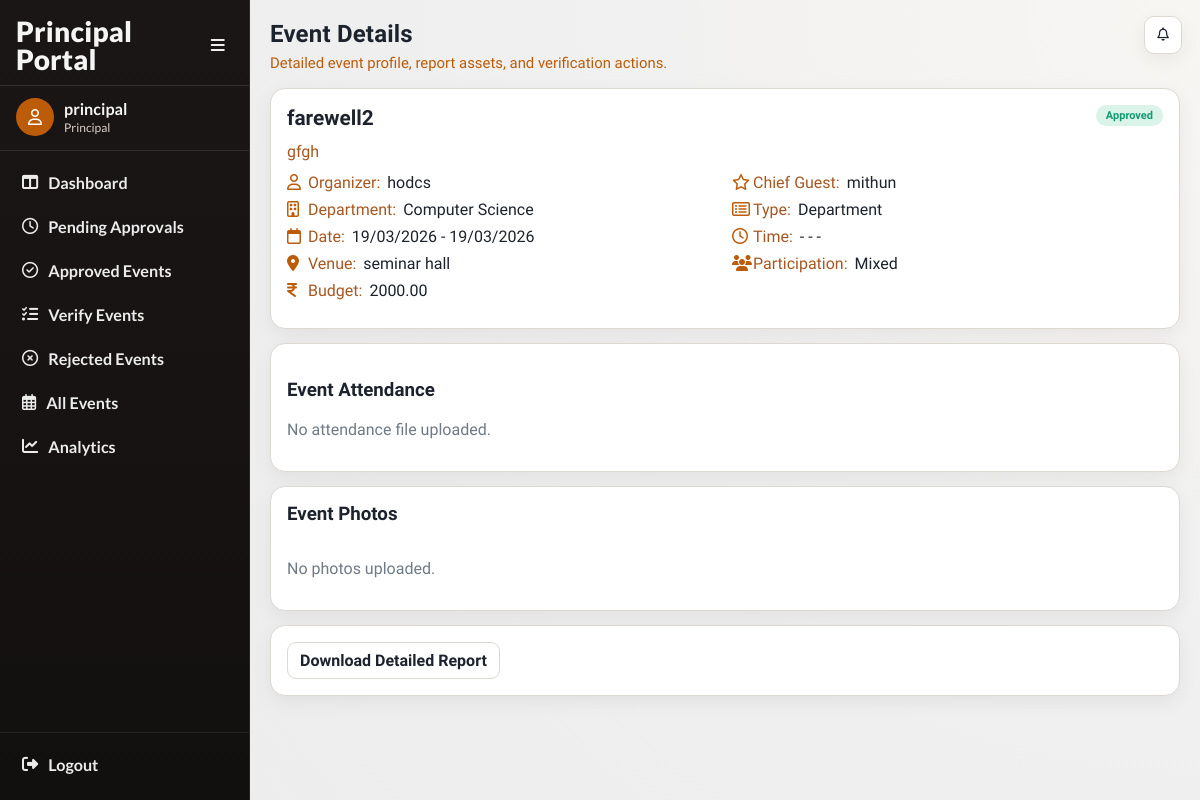
Page /events/events/13/ (signed in) on the earlier database version.
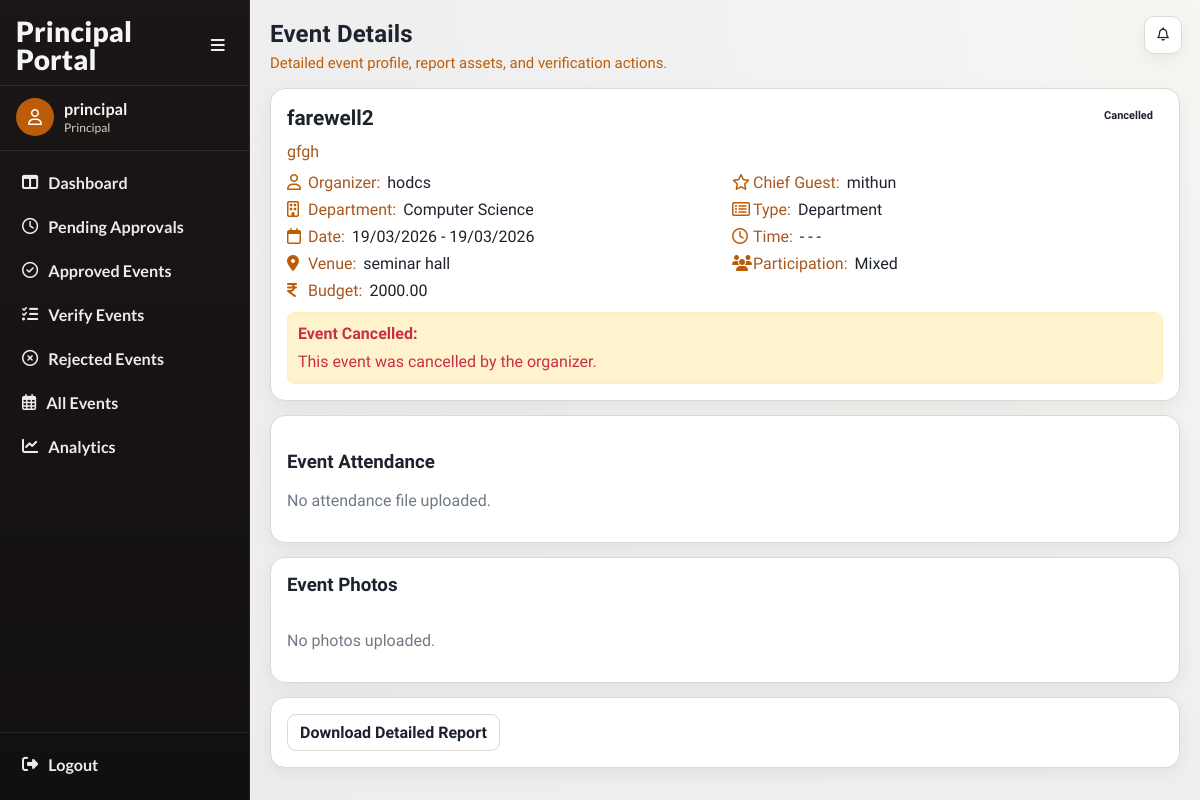
Same page on the later database version.
### accounts/models.py (models this page shows, shortened)
class User(AbstractUser):
    ROLE_CHOICES = (
        ('faculty', 'Faculty'),
        ('principal', 'Principal'),
        ('admin', 'Admin'),
    )
    SUB_ROLE_CHOICES = (
        ('hod', 'HOD'),
        ('nss', 'NSS In-Charge'),
        ('ncc', 'NCC In-Charge'),
        ('union', 'Union In-Charge'),
        ('other', 'Other In-Charge'),
    )
    role = models.CharField(max_length=20, choices=ROLE_CHOICES)
    sub_role = models.CharField(
        max_length=20,
        choices=SUB_ROLE_CHOICES,
        blank=True,
        null=True
    )
    department = models.ForeignKey(
    'events.Department',
    on_delete=models.SET_NULL,
    null=True,
    blank=True
    )

### events/models.py (models this page shows, shortened)
class Event(models.Model):
    CATEGORY_CHOICES = (
        ('department', 'Department'),
        ('nss', 'NSS'),
        ('ncc', 'NCC'),
        ('union', 'Union'),
        ('other', 'Other'),
    )
    PARTICIPATION_CHOICES = (
        ('boys', 'Boys'),
        ('girls', 'Girls'),
        ('mixed', 'Mixed'),
    )
    STATUS_CHOICES = (
        ('pending', 'Pending Approval'),
        ('approved', 'Approved'),
        ('rejected', 'Rejected'),
        ('completed', 'Completed'),
        ('verified', 'Verified'),
        ('cancelled', 'Cancelled'),
    )
    title = models.CharField(max_length=200)
    category = models.CharField(max_length=20, choices=CATEGORY_CHOICES)
    created_by = models.ForeignKey(
        settings.AUTH_USER_MODEL,
        on_delete=models.CASCADE
    )
    department = models.ForeignKey(
    Department,
    on_delete=models.SET_NULL,
    null=True,
    blank=True
    )
    participation_type = models.CharField(
        max_length=20,
        choices=PARTICIPATION_CHOICES
    )
    chief_guest = models.CharField(max_length=200, blank=True, null=True)
    budget = models.DecimalField(max_digits=10, decimal_places=2)
    venue = models.ForeignKey(
    Venue,
    on_delete=models.PROTECT
    )
    start_date = models.DateField()
    end_date = models.DateField()
    start_time = models.TimeField(null=True, blank=True)
    end_time = models.TimeField(null=True, blank=True)
    description = models.TextField()
    tags = models.ManyToManyField(Tag, blank=True)
    status = models.CharField(
        max_length=20,
        choices=STATUS_CHOICES,
        default='pending'
    )
    principal_remark = models.TextField(blank=True, null=True)
    created_at = models.DateTimeField(auto_now_add=True)
    report_text = models.TextField(blank=True, null=True)
    attendance_file = models.FileField(
        upload_to='attendance/',
        blank=True,
        null=True
    )
    completed_at = models.DateTimeField(blank=True, null=True)

class Department(models.Model):
    name = models.CharField(max_length=100, unique=True)
    def __str__(self):
        return self.name

class Venue(models.Model):
    name = models.CharField(max_length=100, unique=True)
    def __str__(self):
        return self.name

### events/views.py (the view)
@login_required(login_url='/login/')
def event_detail(request, event_id):
    event = get_object_or_404(Event, id=event_id)
    return render(request,
                  'events/event_detail.html',
                  {'event': event})

### events/templates/events/event_detail.html (shortened to what this page needs)
{% extends "base.html" %}
{% load event_extras %}
{% block page_title %}Event Details{% endblock %}
{% block page_subtitle %}Detailed event profile, report assets, and verification actions.{% endblock %}
{% block extra_css %}
<link href="https://cdn.jsdelivr.net/npm/glightbox/dist/css/glightbox.min.css" rel="stylesheet">
{% endblock %}
{% block content %}
<section class="event-card" style="margin-bottom:14px;">
    <div class="event-head">
        <h2 class="event-title" style="font-size:1.3rem;">{{ event.title }}</h2>
        <span class="chip {{ event.status }}">{{ event.status|title }}</span>
    </div>
    <p class="event-desc" style="margin-bottom: 10px;">{{ event.description }}</p>
    <div class="meta-grid">
        <div class="meta-row"><i class="fa-regular fa-user"></i><span class="meta-label">Organizer:</span><span class="meta-value">{{ event.created_by.get_full_name|default:event.created_by.username }}</span></div>
        <div class="meta-row"><i class="fa-regular fa-star"></i><span class="meta-label">Chief Guest:</span><span class="meta-value">{{ event.chief_guest|default:"-" }}</span></div>
        <div class="meta-row"><i class="fa-regular fa-building"></i><span class="meta-label">Department:</span><span class="meta-value">{{ event.department|default:"General" }}</span></div>
        <div class="meta-row"><i class="fa-regular fa-rectangle-list"></i><span class="meta-label">Type:</span><span class="meta-value">{{ event.category|title }}</span></div>
        <div class="meta-row"><i class="fa-regular fa-calendar"></i><span class="meta-label">Date:</span><span class="meta-value">{{ event.start_date|date:"d/m/Y" }} - {{ event.end_date|date:"d/m/Y" }}</span></div>
        <div class="meta-row"><i class="fa-regular fa-clock"></i><span class="meta-label">Time:</span><span class="meta-value">{{ event.start_time|time:"h:i A"|default:"-" }} - {{ event.end_time|time:"h:i A"|default:"-" }}</span></div>
        <div class="meta-row"><i class="fa-solid fa-location-dot"></i><span class="meta-label">Venue:</span><span class="meta-value">{{ event.venue }}</span></div>
        <div class="meta-row"><i class="fa-solid fa-users"></i><span class="meta-label">Participation:</span><span class="meta-value">{{ event.participation_type|title }}</span></div>
        <div class="meta-row"><i class="fa-solid fa-indian-rupee-sign"></i><span class="meta-label">Budget:</span><span class="meta-value">{{ event.budget }}</span></div>
    </div>
    {% if event.status == "cancelled" %}
    <div class="reason-box" style="margin-top:10px; padding:10px; border:1px solid #ffeeba; background:#fff3cd; border-radius:8px;">
        <strong>Event Cancelled:</strong>
        <p style="margin:5px 0 0;">
            This event was cancelled by the organizer.
        </p>
    </div>
    {% endif %}
</section>
<section class="panel" style="margin-bottom:14px;">
    <h3>Event Attendance</h3>
    {% if event.attendance_file %}
        <a class="btn secondary" href="{{ event.attendance_file.url }}">Open Attendance File</a>
    {% else %}
        <p class="muted">No attendance file uploaded.</p>
    {% endif %}
</section>
<section class="panel" style="margin-bottom:14px;">
    <h3 style="margin-top:0;">Event Photos</h3>
    <div style="display:grid;grid-template-columns:repeat(auto-fit,minmax(180px,1fr));gap:12px;">
        {% for photo in event.photos.all %}
            <a class="glightbox" href="{{ photo.image.url }}" data-gallery="event-gallery" data-title="{{ event.title }}">
                <img src="{{ photo.image.url }}" alt="{{ event.title }} photo" style="width:100%;height:160px;object-fit:cover;border-radius:12px;border:1px solid var(--line);">
            </a>
        {% empty %}
            <p class="muted">No photos uploaded.</p>
        {% endfor %}
    </div>
</section>
<section class="panel" style="display:flex;gap:8px;flex-wrap:wrap;align-items:center;">
    <a class="btn secondary" href="{% url 'download_detailed_report' event.id %}">Download Detailed Report</a>
</section>
{% endblock %}

### accounts/templates/base.html (shortened to what this page needs)
<!DOCTYPE html>
<html lang="en">
<head>
    <link rel="stylesheet" href="https://cdnjs.cloudflare.com/ajax/libs/font-awesome/6.5.2/css/all.min.css">
    {% block extra_css %}{% endblock %}
</head>
<body class="{% if request.user.is_authenticated %}has-sidebar{% endif %}">
    <div class="app">
        {% if request.user.is_authenticated %}
            <aside class="sidebar">
                <div class="sidebar-head">
                    <div class="brand">
                        {% if request.user.role == "principal" %}
                            Principal Portal
                        {% elif request.user.role == "faculty" %}
                            Faculty Portal
                        {% else %}
                            Event Portal
                        {% endif %}
                    </div>
                    <button class="collapse-toggle" id="sidebarCollapseToggle" type="button">
                        <i class="fa-solid fa-bars"></i>
                    </button>
                </div>
                <div class="sidebar-user">
                    <div class="avatar"><i class="fa-regular fa-user"></i></div>
                    <div class="user-meta">
                        <div class="user-name">{{ request.user.get_full_name|default:request.user.username }}</div>
                        <div class="user-role">{{ request.user.get_role_display|default:"User" }}</div>
                    </div>
                </div>
                <ul class="nav-list">
                    {% if request.user.role == "principal" %}
                        <li><a class="nav-link " href="{% url 'principal_dashboard' %}" title="Dashboard"><i class="fa-solid fa-table-columns"></i><span class="nav-text">Dashboard</span></a></li>
                        <li><a class="nav-link " href="{% url 'principal_pending_events' %}" title="Pending Approvals"><i class="fa-regular fa-clock"></i><span class="nav-text">Pending Approvals</span></a></li>
                        <li><a class="nav-link " href="{% url 'principal_approved_events' %}" title="Approved Events"><i class="fa-regular fa-circle-check"></i><span class="nav-text">Approved Events</span></a></li>
                        <li><a class="nav-link " href="{% url 'principal_verify_list' %}" title="Verify Events"><i class="fa-solid fa-list-check"></i><span class="nav-text">Verify Events</span></a></li>
                        <li><a class="nav-link " href="{% url 'principal_rejected_events' %}" title="Rejected Events"><i class="fa-regular fa-circle-xmark"></i><span class="nav-text">Rejected Events</span></a></li>
                        <li><a class="nav-link " href="{% url 'view_all_events' %}" title="All Events"><i class="fa-regular fa-calendar-days"></i><span class="nav-text">All Events</span></a></li>
                        <li><a class="nav-link " href="{% url 'analytics_dashboard' %}" title="Analytics"><i class="fa-solid fa-chart-line"></i><span class="nav-text">Analytics</span></a></li>
                    {% endif %}
                </ul>
                <div class="sidebar-foot">
                    <a class="nav-link" href="{% url 'logout' %}" title="Logout">
                        <i class="fa-solid fa-right-from-bracket"></i>
                        <span class="nav-text">Logout</span>
                    </a>
                </div>
            </aside>
            <div class="notif-fab" id="notifFab">
                <div style="position:relative;">
                    <button class="nav-icon-btn" id="notifToggle" type="button" aria-label="Notifications">
                        <i class="fa-regular fa-bell"></i>
                    </button>
                </div>
            </div>
        {% endif %}
        <main class="main">
            <header class="page-head">
                <h1 class="page-title">{% block page_title %}College Event System{% endblock %}</h1>
                <p class="page-subtitle">{% block page_subtitle %}{% endblock %}</p>
            </header>
            {% block content %}{% endblock %}
        </main>
    </div>
</body>
</html>

### accounts/templates/base.html (style rules this page uses)
:root { --bg: #f3f3f3; --sidebar-1: #1a1615; --sidebar-2: #12100f; --surface: #ffffff; --surface-muted: #f7f4f1; --line: #ded8d2; --text: #1d232d; --text-soft: #6f7a85; --accent: #bd5c08; --accent-soft: #f9e8da; --success: #0f9b72; --danger: #d13f4b; --radius: 15px; --shadow: 0 6px 20px rgba(13, 13, 13, 0.06); }
* { box-sizing: border-box; }
body { margin: 0; font-family: "Plus Jakarta Sans", sans-serif; background: radial-gradient(circle at top right, #f8f6f3 0, #f0f0f0 45%, #ececec 100%); color: var(--text); }
a { color: inherit; text-decoration: none; }
.app { min-height: 100vh; }
.sidebar { position: fixed; top: 0; left: 0; z-index: 40; width: 250px; height: 100vh; background: linear-gradient(180deg, var(--sidebar-1) 0%, var(--sidebar-2) 100%); color: #f5f5f5; display: flex; flex-direction: column; border-right: 1px solid rgba(255, 255, 255, 0.08); transition: transform .25s ease, width .25s ease; font-family: "Lato", sans-serif; }
.sidebar-head { display: flex; align-items: center; justify-content: space-between; padding: 17px 16px 12px; border-bottom: 1px solid rgba(255, 255, 255, 0.1); }
.brand { font-size: 28px; font-weight: 800; line-height: 1; letter-spacing: .2px; transition: opacity .2s ease; }
.collapse-toggle { border: none; background: transparent; color: #efefef; width: 32px; height: 32px; border-radius: 8px; cursor: pointer; display: grid; place-items: center; font-size: 16px; }
.sidebar-user { display: flex; align-items: center; gap: 10px; padding: 12px 16px 14px; border-bottom: 1px solid rgba(255, 255, 255, 0.1); }
.avatar { width: 38px; height: 38px; border-radius: 50%; background: var(--accent); color: #fff; display: grid; place-items: center; font-size: 16px; }
.user-name { font-weight: 700; font-size: 1.01rem; line-height: 1.2; }
.user-role { font-size: 12px; color: #dbd0c8; margin-top: 2px; }
.nav-list { list-style: none; padding: 12px 10px; margin: 0; display: grid; gap: 5px; }
.nav-link { display: flex; align-items: center; gap: 10px; padding: 10px 12px; border-radius: 11px; color: #ececec; font-weight: 700; font-size: 1.01rem; transition: all .2s ease; }
.sidebar-foot { margin-top: auto; padding: 12px 10px 16px; border-top: 1px solid rgba(255, 255, 255, 0.08); }
.main { margin-left: 0; min-height: 100vh; padding: 20px; transition: margin-left .25s ease; }
body.has-sidebar .main { margin-left: 250px; }
.notif-fab { position: fixed; top: 16px; right: 18px; z-index: 50; display: none; }
.nav-icon-btn { position: relative; display: inline-grid; place-items: center; width: 38px; height: 38px; border-radius: 10px; border: 1px solid var(--line); background: #fff; color: var(--text); cursor: pointer; box-shadow: var(--shadow); }
.page-head { margin-bottom: 16px; }
.page-title { margin: 0; font-size: clamp(1.35rem, 2vw, 1.95rem); font-weight: 800; letter-spacing: 0.2px; }
.page-subtitle { margin: 6px 0 0; color: var(--accent); font-size: .93rem; }
.panel { background: var(--surface); border: 1px solid var(--line); border-radius: var(--radius); box-shadow: var(--shadow); padding: 16px; }
.chip { border-radius: 999px; padding: 4px 10px; font-size: 11px; font-weight: 700; display: inline-flex; align-items: center; justify-content: center; }
.btn { border: none; border-radius: 9px; background: var(--accent); color: #fff; padding: 8px 12px; font-weight: 700; cursor: pointer; }
.btn.secondary { border: 1px solid var(--line); background: var(--surface); color: var(--text); }
.muted { color: var(--text-soft); }
.event-card { border: 1px solid var(--line); border-radius: var(--radius); background: var(--surface); padding: 16px; box-shadow: var(--shadow); }
.event-head { display: flex; align-items: flex-start; justify-content: space-between; gap: 10px; margin-bottom: 8px; }
.event-title { margin: 0; font-size: 1.15rem; line-height: 1.3; }
.event-desc { margin: 0 0 12px; color: #a85720; line-height: 1.45; }
.meta-grid { display: grid; grid-template-columns: 1fr 1fr; gap: 8px 14px; margin-bottom: 12px; }
.meta-row { display: flex; align-items: baseline; gap: 7px; min-width: 0; }
.meta-row i { color: var(--accent); width: 14px; flex-shrink: 0; }
.meta-label { color: #a85720; white-space: nowrap; }
.meta-value { font-weight: 500; min-width: 0; }
.reason-box { margin-top: 10px; border-radius: 10px; border: 1px solid #f0b6bf; background: #fdecef; color: #c92f46; padding: 10px 12px; line-height: 1.4; }

Differences in the rows shown:
changed Event "farewell2": status "Approved" → "Cancelled"
Other differences:
text now shown: "Event Cancelled: This event was cancelled by the organizer."
